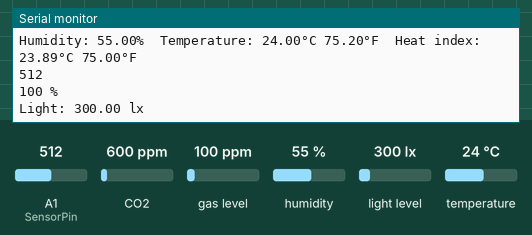
This sketch was run on a simulated Arduino Uno, built with avr-gcc and run on an emulated ATmega328P. On the bench: the last lines printed to the serial monitor. The test bench sets the inputs (shaded band); at power-on: CO2 600 ppm, humidity 55 %, A1 (SensorPin) = 512, gas level 100 ppm, temperature 24 °C, light level 300 lx.

Above: at 3.8 s.
3.9 s: CO2 set to 452 ppm
At 5.3 s:
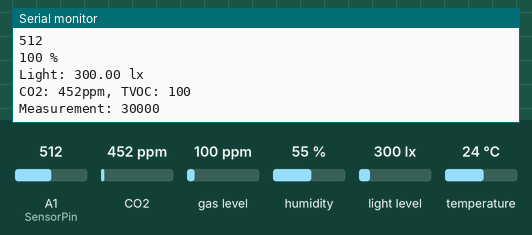
7.8 s: humidity set to 22 %
At 8.85 s:
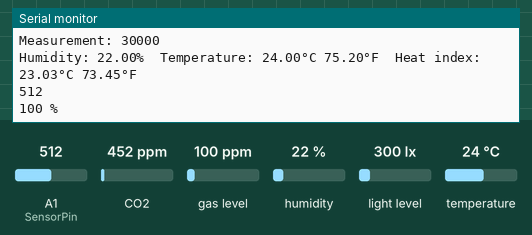
11.7 s: A1 (SensorPin) set to 716
At 13.5 s:
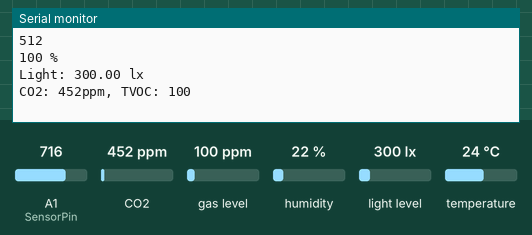
15.6 s: gas level set to 20 ppm
At 16.9 s:
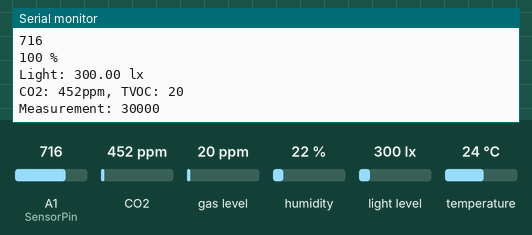
19.5 s: temperature set to 12 °C
At 21.9 s:
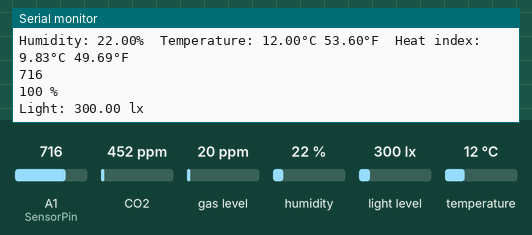
23.4 s: light level set to 40 lx
At 24.9 s:
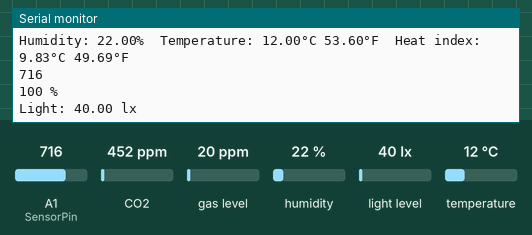
Timing chart, 0 to 26.4 s (numbered marks = the images above; inputs shaded):
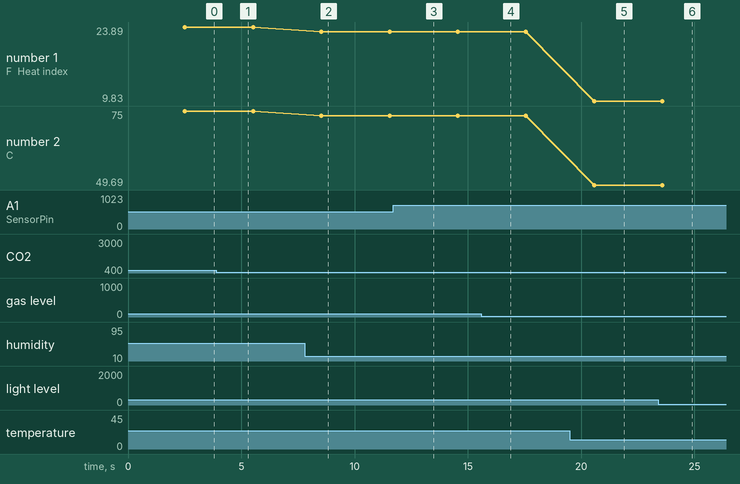

Measured:
- after the input at 3.9 s, the serial monitor: prints a new line after 0.12 s (image 1)
- after the input at 7.8 s, the serial monitor: prints a new line after 0.73 s (image 2)
- after the input at 15.6 s, the serial monitor: prints a new line after 0.46 s (image 4)
- after the input at 19.5 s, the serial monitor: prints a new line after 1.1 s (image 5)
- after the input at 23.4 s, the serial monitor: prints a new line after 0.70 s (image 6)
- plotted number 1: 23.89 → 23.03 after the input at 7.8 s, 23.03 → 9.83 after the input at 19.5 s
- plotted number 2: 75 → 73.45 after the input at 7.8 s, 73.45 → 49.69 after the input at 19.5 s

The sketch:

final.ino
```cpp
#include <Wire.h>
#include <BH1750.h>
#include "Adafruit_CCS811.h"
#include "Adafruit_SGP40.h"
#include "DHT.h"


#define DHTPIN 4     // Digital pin connected to the DHT sensor
#define DHTTYPE DHT22   // DHT 22  (AM2302), AM2321
DHT dht(DHTPIN, DHTTYPE);
Adafruit_SGP40 sgp;
Adafruit_CCS811 ccs;
BH1750 lightMeter;

const int AirValue = 3600;
const int WaterValue = 1400;
const int SensorPin = 15;


void setup() {
  Wire.begin();

  lightMeter.begin();
  Serial.println(F("BH1750 Test begin"));

  Serial.begin(115200);
  Serial.println("\nI2C Scanner");

  Serial.println("CCS811 test");

  if(!ccs.begin()){
    Serial.println("Failed to start sensor! Please check your wiring.");
    while(1);
  }

  // Wait for the sensor to be ready
  while(!ccs.available());

  Serial.println("SGP40 test");

  if (! sgp.begin()){
    Serial.println("Sensor not found :(");
    while (1);
  }
  Serial.print("Found SGP40 serial #");
  Serial.print(sgp.serialnumber[0], HEX);
  Serial.print(sgp.serialnumber[1], HEX);
  Serial.println(sgp.serialnumber[2], HEX);

  Serial.println(F("DHTxx test!"));
  dht.begin();
}

void loop() {
  float lux = lightMeter.readLightLevel();
  Serial.print("Light: ");
  Serial.print(lux);
  Serial.println(" lx");
  delay(1000);

  if(ccs.available()){
    if(!ccs.readData()){
      Serial.print("CO2: ");
      Serial.print(ccs.geteCO2());
      Serial.print("ppm, TVOC: ");
      Serial.println(ccs.getTVOC());
    }
    else{
      Serial.println("ERROR!");
      while(1);
    }
  }
  delay(500);

  uint16_t raw;
  raw = sgp.measureRaw();

  Serial.print("Measurement: ");
  Serial.println(raw);
  delay(1000);

  // Reading temperature or humidity takes about 250 milliseconds!
  // Sensor readings may also be up to 2 seconds 'old' (its a very slow sensor)
  float h = dht.readHumidity();
  // Read temperature as Celsius (the default)
  float t = dht.readTemperature();
  // Read temperature as Fahrenheit (isFahrenheit = true)
  float f = dht.readTemperature(true);

  // Check if any reads failed and exit early (to try again).
  if (isnan(h) || isnan(t) || isnan(f)) {
    Serial.println(F("Failed to read from DHT sensor!"));
    return;
  }

  // Compute heat index in Fahrenheit (the default)
  float hif = dht.computeHeatIndex(f, h);
  // Compute heat index in Celsius (isFahreheit = false)
  float hic = dht.computeHeatIndex(t, h, false);

  Serial.print(F("Humidity: "));
  Serial.print(h);
  Serial.print(F("%  Temperature: "));
  Serial.print(t);
  Serial.print(F("°C "));
  Serial.print(f);
  Serial.print(F("°F  Heat index: "));
  Serial.print(hic);
  Serial.print(F("°C "));
  Serial.print(hif);
  Serial.println(F("°F"));

  int soilMoistureValue = analogRead(SensorPin);
  int soilmoisturepercent = map(soilMoistureValue, AirValue, WaterValue, 0, 100);
  if(soilmoisturepercent < 0)
  {
    soilmoisturepercent = 0;
  }
  if(soilmoisturepercent > 100)
  {
    soilmoisturepercent = 100;
  }
  Serial.println(soilMoistureValue);
  Serial.print(soilmoisturepercent);
  Serial.println(" %");
  delay(500);
}
```
